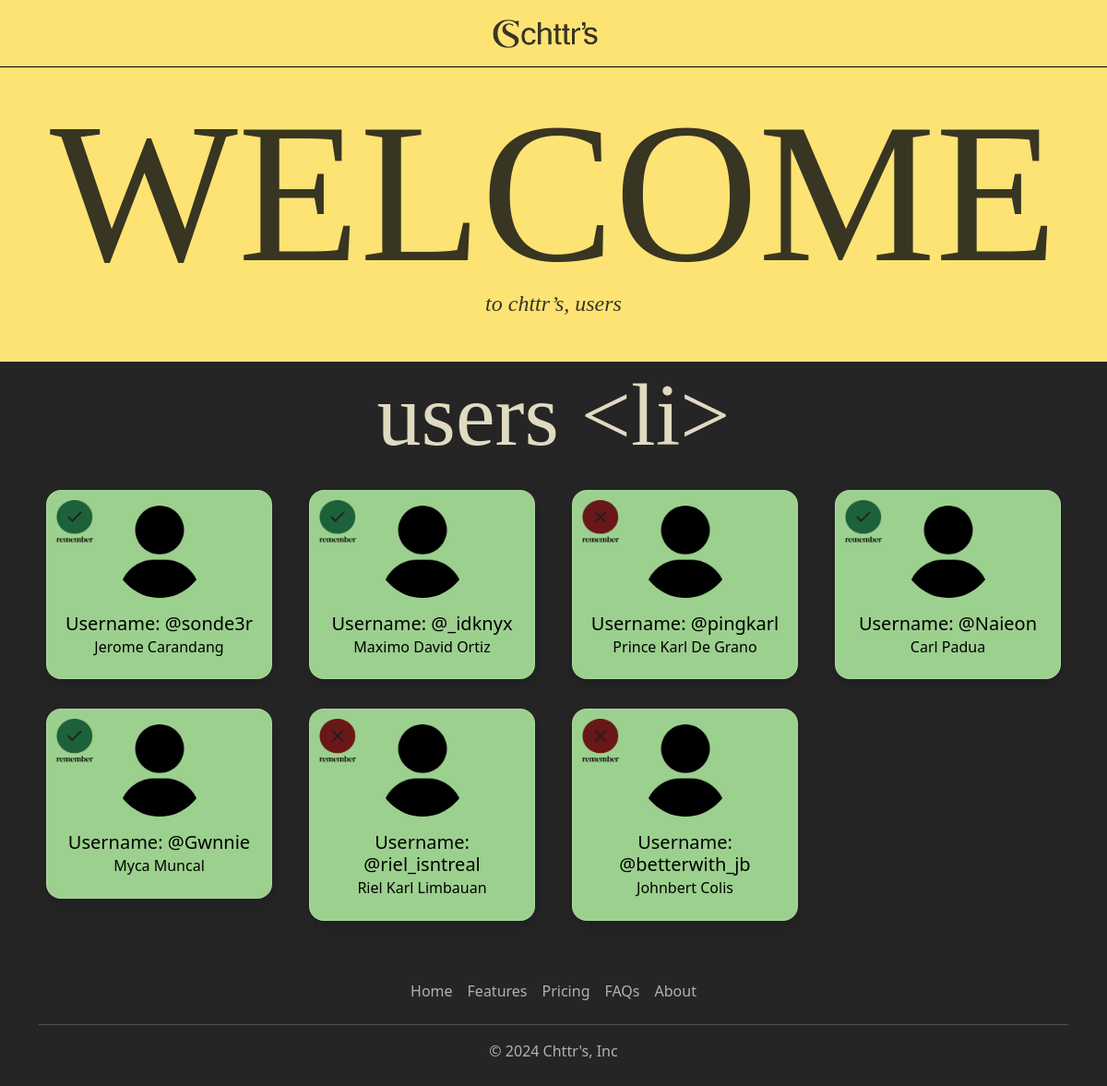
The page / on the database its author committed.
### tables this page shows
CREATE TABLE `users` (
  `user_id` int(11) NOT NULL,
  `username` varchar(50) NOT NULL,
  `email` varchar(50) NOT NULL,
  `password` varchar(100) NOT NULL,
  `phone_number` varchar(50) NOT NULL,
  `will_remember` varchar(100) NOT NULL,
  `user_info_id` int(11) NOT NULL
);

CREATE TABLE `user_info` (
  `user_info_id` int(11) NOT NULL,
  `first_name` varchar(50) NOT NULL,
  `last_name` varchar(50) NOT NULL,
  `birthday` date NOT NULL,
  `address_id` int(11) NOT NULL
);

### connect.php (called while the page is built, shortened)
<?php
  function executeQuery($query){
    $conn = $GLOBALS['conn'];
    return mysqli_query($conn, $query);
  }
?>

### index.php (the view, shortened to what this page needs)
<?php
include("connect.php");
$query = "SELECT
    `addresses`.`address_id`,
    `cities`.`city_name`,
    `provinces`.`province_name`,
    `user_info`.`user_info_id`,
    `user_info`.`first_name`,
    `user_info`.`last_name`,
    `user_info`.`birthday`,
    `users`.`username`,
    `users`.`password`,
    `users`.`email`,
    `users`.`phone_number`,
    `users`.`will_remember`
FROM
    `users`
JOIN
    `addresses` ON `users`.`user_info_id` = `addresses`.`user_info_id`
JOIN
    `user_info` ON `users`.`user_info_id` = `user_info`.`user_info_id`
JOIN
    `cities` ON `addresses`.`city_id` = `cities`.`city_id`
JOIN
    `provinces` ON `addresses`.`province_id` = `provinces`.`province_id`;";
$result = executeQuery($query);
?>
<!doctype html>
<html lang="en">
<head>
    <link href="https://cdn.jsdelivr.net/npm/bootstrap@5.3.3/dist/css/bootstrap.min.css" rel="stylesheet">
    <link rel="stylesheet" href="style.css">
</head>
<body data-bs-theme="dark" id="body">
    <nav class="navbar navbar-expand-lg" style="background-color: #FDE374; border-bottom: 1px solid #000;">
        <div class="container d-flex justify-content-center">
            <a class="navbar-brand">
                <img id="logo" src="images/logo-dark-name.png" alt="logo" width="120" height="auto">
            </a>
        </div>
    </nav>
    <section>
        <h1 class="welcome-section">WELCOME</h1>
        <h3 class="to-chttr-users-section">to chttr’s, users</h3>
    </section>
    <div>
        <h1 class="users-list">users &lt;li&gt;</h1>
    </div>
    <div class="container">
        <div class="row">
            <?php
            if (mysqli_num_rows($result)) {
                while ($user = mysqli_fetch_assoc($result)) {
            ?>
                    <div class="col-12 col-md-6 col-lg-4 col-xl-3">
                        <div class="card rounded-4 shadow my-3 mx-2 user-card" style="background-color: #9CD08E; color: black;">
                            <div class="card-img-top text-center mt-3">
                                <img src="images/user.png" alt="User Logo" style="width: 100px; height: 100px; object-fit: cover;" class="rounded-circle">
                            </div>
                            <div class="card-body text-center">
                                <h5 class="card-title">
                                    <?php echo "Username: @" . (isset($user["username"]) ? $user["username"] : "Unknown"); ?>
                                </h5>
                                <h6 class="card-subtitle mb-2">
                                    <?php echo (isset($user["first_name"]) ? $user["first_name"] : "Unknown") . " " . (isset($user["last_name"]) ? $user["last_name"] : "Unknown"); ?>
                                </h6>
                                <div class="card-remember">
                                    <img src="images/<?php echo isset($user['will_remember']) && $user['will_remember'] == 'Yes' ? 'check.png' : 'x.png'; ?>" alt="Remember Status" class="remember-icon">
                                </div>
                            </div>
                        </div>
                    </div>
            <?php
                }
            } else {
                echo "<div class='col-12'><p>No users found.</p></div>";
            }
            ?>
        </div>
    </div>
    <div class="container">
        <footer class="py-3 my-4">
            <ul class="nav justify-content-center border-bottom pb-3 mb-3">
                <li class="nav-item"><a href="#" class="nav-link px-2 text-muted">Home</a></li>
                <li class="nav-item"><a href="#" class="nav-link px-2 text-muted">Features</a></li>
                <li class="nav-item"><a href="#" class="nav-link px-2 text-muted">Pricing</a></li>
                <li class="nav-item"><a href="#" class="nav-link px-2 text-muted">FAQs</a></li>
                <li class="nav-item"><a href="#" class="nav-link px-2 text-muted">About</a></li>
            </ul>
            <p class="text-center text-muted">© 2024 Chttr's, Inc</p>
        </footer>
    </div>
</body>
</html>

### style.css (style rules this page uses)
body { background-color: #252525; color: white; }
.welcome-section { text-align: center; font-family: 'DM Serif Text', serif; font-size: 18vw; color: #383522; line-height: .9; }
.to-chttr-users-section { text-align: center; color: #383522; font-size: 1.5rem; font-family: 'DM Serif Text', serif; font-style: italic; }
section { background-color: #FDE374; padding: 40px; }
.users-list { text-align: center; font-family: 'DM Serif Text', serif; font-size: 8vw; color: #E0DAC1; }
.user-card { background-color: #9CD08E; color: black; position: relative; }
.user-card .card-remember { position: absolute; top: 10px; left: 10px; }
.user-card .card-remember img.remember-icon { width: 40px; height: Auto; }

### rows shown on the page
users: username "sonde3r", user_info.first_name "Jerome", user_info.last_name "Carandang"
users: username "_idknyx", user_info.first_name "Maximo David", user_info.last_name "Ortiz"
users: username "pingkarl", user_info.first_name "Prince Karl", user_info.last_name "De Grano"
users: username "Naieon", user_info.first_name "Carl", user_info.last_name "Padua"
users: username "Gwnnie", user_info.first_name "Myca", user_info.last_name "Muncal"
users: username "riel_isntreal", user_info.first_name "Riel Karl", user_info.last_name "Limbauan"
users: username "betterwith_jb", user_info.first_name "Johnbert", user_info.last_name "Colis"
